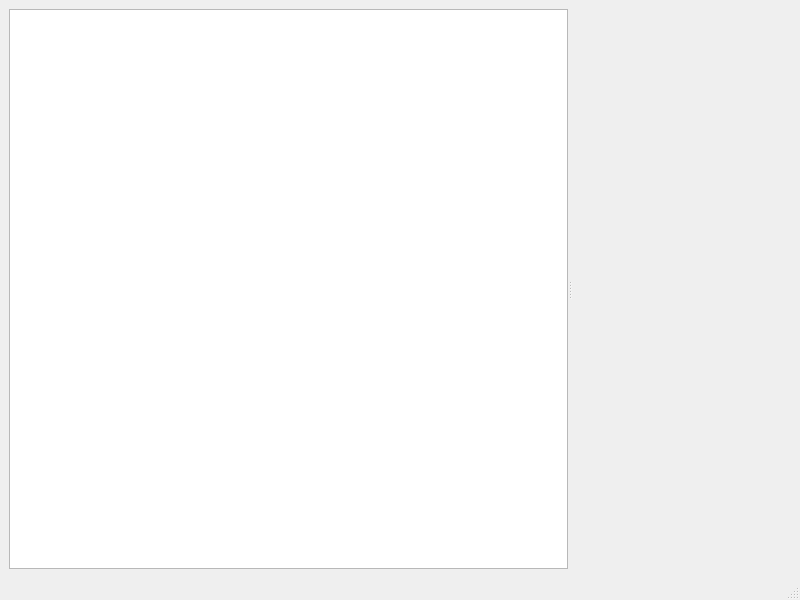
<?xml version="1.0" encoding="UTF-8"?>
<ui version="4.0">
 <class>MainWindow</class>
 <widget class="QMainWindow" name="MainWindow">
  <property name="geometry">
   <rect>
    <x>0</x>
    <y>0</y>
    <width>800</width>
    <height>600</height>
   </rect>
  </property>
  <property name="windowTitle">
   <string>MainWindow</string>
  </property>
  <widget class="QWidget" name="centralwidget">
   <layout class="QHBoxLayout" name="horizontalLayout">
    <item>
     <widget class="QSplitter" name="splitter">
      <property name="orientation">
       <enum>Qt::Horizontal</enum>
      </property>
      <widget class="QTableView" name="tableView"/>
      <widget class="CustomBrowser" name="custombrowser" native="true"/>
     </widget>
    </item>
   </layout>
  </widget>
  <widget class="QMenuBar" name="menubar">
   <property name="geometry">
    <rect>
     <x>0</x>
     <y>0</y>
     <width>800</width>
     <height>21</height>
    </rect>
   </property>
  </widget>
  <widget class="QStatusBar" name="statusbar"/>
 </widget>
 <customwidgets>
  <customwidget>
   <class>CustomBrowser</class>
   <extends>QWidget</extends>
   <header>custombrowser.h</header>
   <container>1</container>
  </customwidget>
 </customwidgets>
 <resources/>
 <connections/>
</ui>
